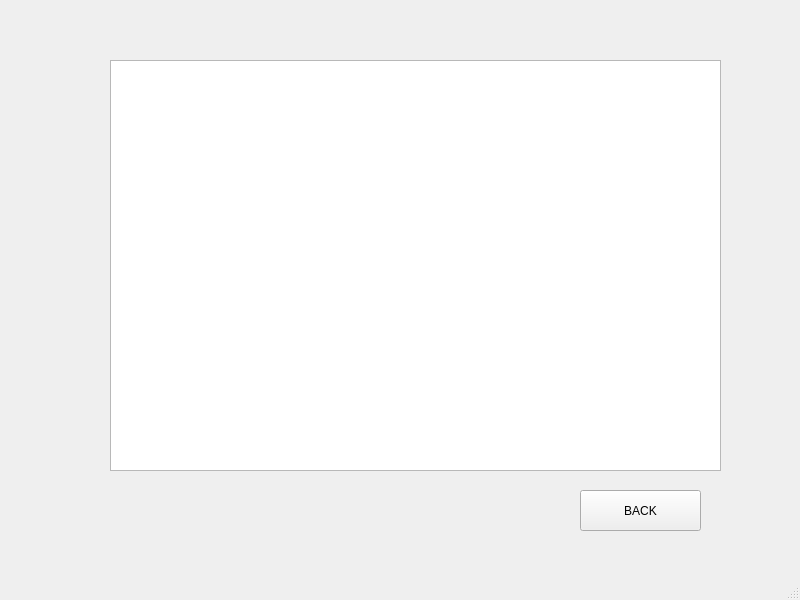
<?xml version="1.0" encoding="UTF-8"?>
<ui version="4.0">
 <class>MainWindow</class>
 <widget class="QMainWindow" name="MainWindow">
  <property name="geometry">
   <rect>
    <x>0</x>
    <y>0</y>
    <width>800</width>
    <height>600</height>
   </rect>
  </property>
  <property name="windowTitle">
   <string>MainWindow</string>
  </property>
  <widget class="QWidget" name="centralwidget">
   <widget class="QLabel" name="label">
    <property name="geometry">
     <rect>
      <x>-10</x>
      <y>0</y>
      <width>831</width>
      <height>581</height>
     </rect>
    </property>
    <property name="text">
     <string/>
    </property>
    <property name="pixmap">
     <pixmap>outing.jpg</pixmap>
    </property>
    <property name="scaledContents">
     <bool>true</bool>
    </property>
   </widget>
   <widget class="QTextBrowser" name="text">
    <property name="geometry">
     <rect>
      <x>110</x>
      <y>60</y>
      <width>611</width>
      <height>411</height>
     </rect>
    </property>
    <property name="styleSheet">
     <string notr="true">font: 700 16pt &quot;Stencil Std&quot;;</string>
    </property>
    <property name="html">
     <string>&lt;!DOCTYPE HTML PUBLIC &quot;-//W3C//DTD HTML 4.0//EN&quot; &quot;http://www.w3.org/TR/REC-html40/strict.dtd&quot;&gt;
&lt;html&gt;&lt;head&gt;&lt;meta name=&quot;qrichtext&quot; content=&quot;1&quot; /&gt;&lt;meta charset=&quot;utf-8&quot; /&gt;&lt;style type=&quot;text/css&quot;&gt;
p, li { white-space: pre-wrap; }
hr { height: 1px; border-width: 0; }
li.unchecked::marker { content: &quot;\2610&quot;; }
li.checked::marker { content: &quot;\2612&quot;; }
&lt;/style&gt;&lt;/head&gt;&lt;body style=&quot; font-family:'Stencil Std'; font-size:16pt; font-weight:700; font-style:normal;&quot;&gt;
&lt;p style=&quot;-qt-paragraph-type:empty; margin-top:0px; margin-bottom:0px; margin-left:0px; margin-right:0px; -qt-block-indent:0; text-indent:0px; font-family:'Segoe UI'; font-size:9pt; font-weight:400;&quot;&gt;&lt;br /&gt;&lt;/p&gt;&lt;/body&gt;&lt;/html&gt;</string>
    </property>
   </widget>
   <widget class="QPushButton" name="pushButton">
    <property name="geometry">
     <rect>
      <x>580</x>
      <y>490</y>
      <width>121</width>
      <height>41</height>
     </rect>
    </property>
    <property name="text">
     <string>BACK</string>
    </property>
   </widget>
  </widget>
  <widget class="QMenuBar" name="menubar">
   <property name="geometry">
    <rect>
     <x>0</x>
     <y>0</y>
     <width>800</width>
     <height>22</height>
    </rect>
   </property>
  </widget>
  <widget class="QStatusBar" name="statusbar"/>
 </widget>
 <resources/>
 <connections/>
</ui>
